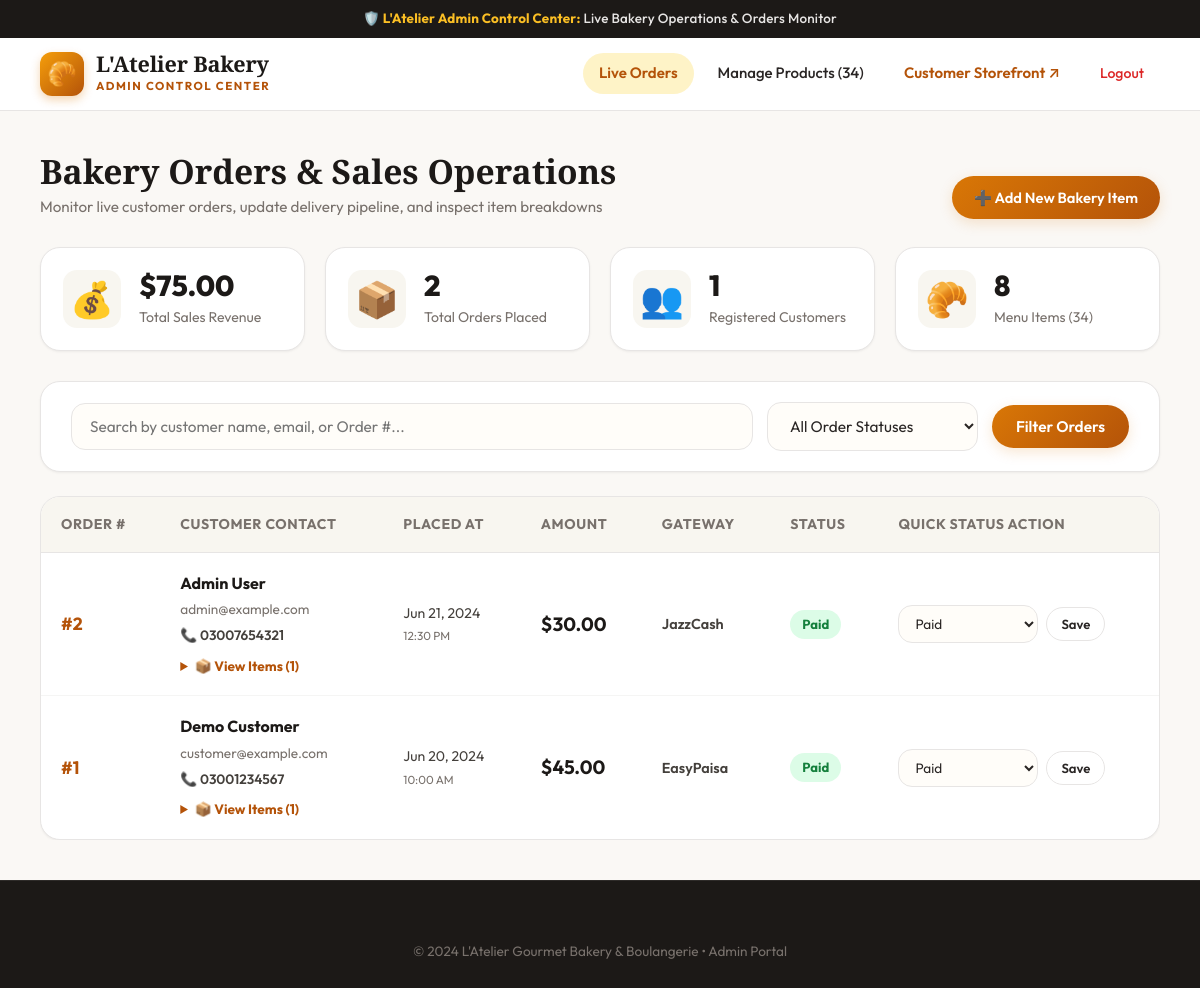
Before: /admin_dashboard.php (signed in) with the older database file.
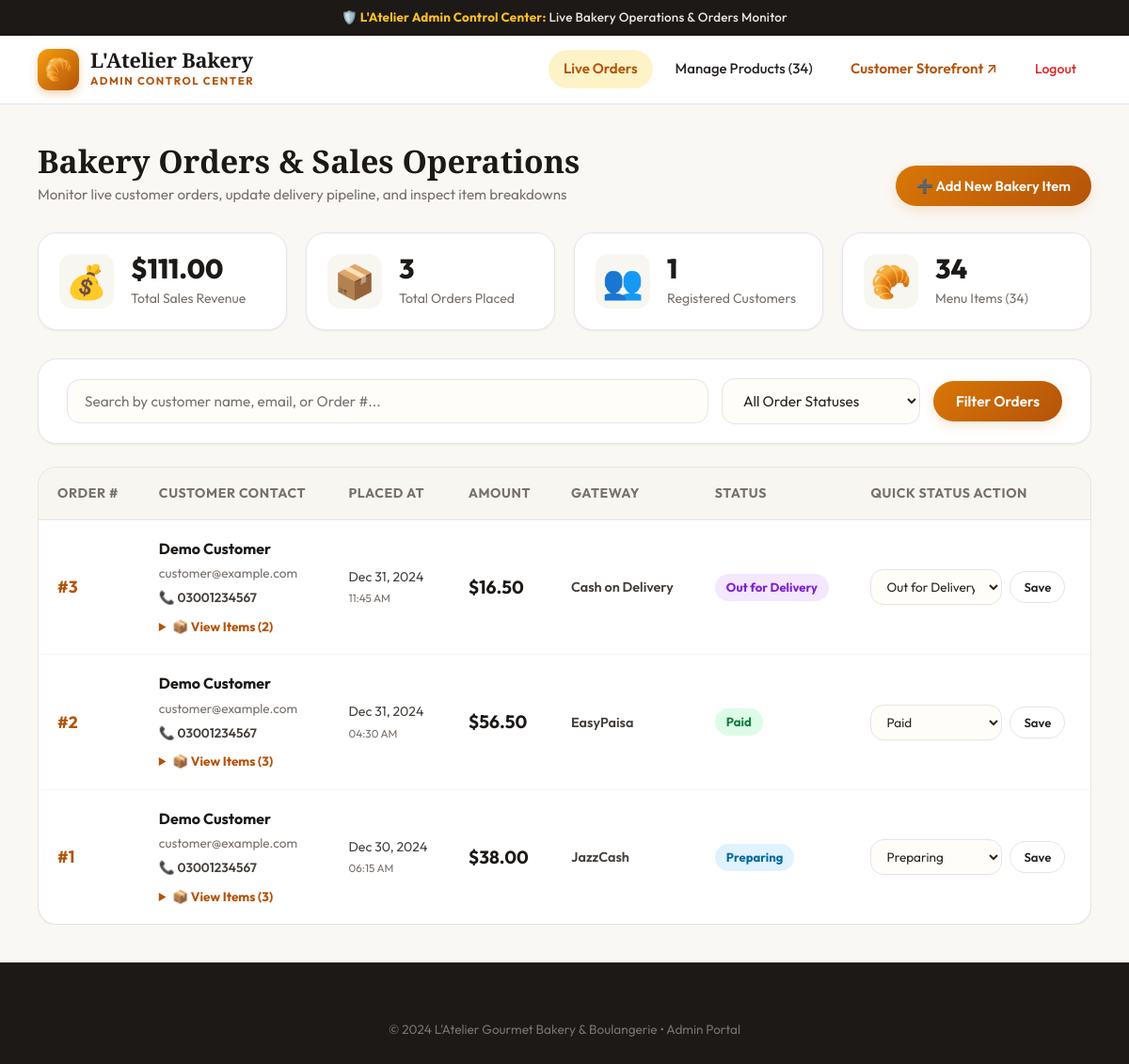
After: the same page with the newer database file.
### tables this page shows
CREATE TABLE `orders` (
  `id` int(11) NOT NULL AUTO_INCREMENT,
  `customer_id` int(11) DEFAULT NULL,
  `total_amount` decimal(10,2) DEFAULT NULL,
  `payment_method` varchar(50) DEFAULT NULL,
  `payment_status` varchar(50) DEFAULT NULL,
  `order_date` timestamp NOT NULL DEFAULT current_timestamp(),
  PRIMARY KEY (`id`),
  KEY `customer_id` (`customer_id`),
  CONSTRAINT `orders_ibfk_1` FOREIGN KEY (`customer_id`) REFERENCES `customers` (`id`)
);

CREATE TABLE `customers` (
  `id` int(11) NOT NULL AUTO_INCREMENT,
  `name` varchar(100) DEFAULT NULL,
  `email` varchar(100) DEFAULT NULL,
  `password` varchar(255) DEFAULT NULL,
  `phone` varchar(15) DEFAULT NULL,
  `reset_token` varchar(255) DEFAULT NULL,
  `role` varchar(20) NOT NULL DEFAULT 'customer',
  PRIMARY KEY (`id`),
  UNIQUE KEY `email` (`email`)
);

### admin_dashboard.php (the view, shortened to what this page needs)
<?php
$conn = getDbConnection();
$total_revenue = $conn->query("SELECT SUM(total_amount) as rev FROM orders WHERE payment_status IN ('Paid', 'Preparing', 'Out for Delivery', 'Completed')")->fetch_assoc()['rev'] ?? 0;
$total_orders = $conn->query("SELECT COUNT(*) as cnt FROM orders")->fetch_assoc()['cnt'] ?? 0;
$total_customers = $conn->query("SELECT COUNT(*) as cnt FROM customers WHERE role != 'admin'")->fetch_assoc()['cnt'] ?? 0;
$total_products = $conn->query("SELECT COUNT(*) as cnt FROM products")->fetch_assoc()['cnt'] ?? 0;
$search = trim($_GET['search'] ?? '');
$sql_orders = "SELECT orders.*, customers.name as customer_name, customers.email as customer_email, customers.phone as customer_phone
               FROM orders
               LEFT JOIN customers ON orders.customer_id = customers.id
               WHERE 1=1";
$sql_orders .= " ORDER BY orders.order_date DESC";
$orders_result = $conn->query($sql_orders);
$items_sql = "SELECT order_items.*, products.name as product_name, products.image_path, categories.name as category_name
              FROM order_items
              JOIN products ON order_items.product_id = products.id
              LEFT JOIN categories ON products.category_id = categories.id";
$items_res = $conn->query($items_sql);
$order_items_map = [];
while ($it = $items_res->fetch_assoc()) {
    $order_items_map[$it['order_id']][] = $it;
}
?>
<!DOCTYPE html>
<html lang="en">
<head>
    <link rel="stylesheet" href="style.css">
</head>
<body>
    <div class="top-announcement">
        <span>🛡️ <strong>L'Atelier Admin Control Center:</strong> Live Bakery Operations & Orders Monitor</span>
    </div>
    <nav class="navbar">
        <a href="admin_dashboard.php" class="brand-logo">
            <div class="brand-icon">🥐</div>
            <div class="brand-text-wrap">
                <span class="brand-name">L'Atelier Bakery</span>
                <span class="brand-tagline">Admin Control Center</span>
            </div>
        </a>
        <div class="nav-links">
            <a href="admin_dashboard.php" class="active">Live Orders</a>
            <a href="admin_products.php">Manage Products (34)</a>
            <a href="products.php" target="_blank" style="color:var(--primary-dark); font-weight:600;">Customer Storefront &nearr;</a>
            <a href="logout.php" class="btn-logout">Logout</a>
        </div>
    </nav>
    <div class="container" style="max-width: 1400px;">
        <div class="section-header" style="margin-bottom:28px;">
            <div>
                <h1 class="section-title">Bakery Orders & Sales Operations</h1>
                <p class="section-subtitle">Monitor live customer orders, update delivery pipeline, and inspect item breakdowns</p>
            </div>
            <a href="admin_products.php" class="btn btn-primary" style="padding:10px 22px; font-size:0.92rem;">
                ➕ Add New Bakery Item
            </a>
        </div>
        <div class="stats-grid">
            <div class="stat-card">
                <div class="stat-icon">💰</div>
                <div class="stat-info">
                    <div class="stat-value">$<?php echo number_format($total_revenue, 2); ?></div>
                    <div class="stat-label">Total Sales Revenue</div>
                </div>
            </div>
            <div class="stat-card">
                <div class="stat-icon">📦</div>
                <div class="stat-info">
                    <div class="stat-value"><?php echo (int)$total_orders; ?></div>
                    <div class="stat-label">Total Orders Placed</div>
                </div>
            </div>
            <div class="stat-card">
                <div class="stat-icon">👥</div>
                <div class="stat-info">
                    <div class="stat-value"><?php echo (int)$total_customers; ?></div>
                    <div class="stat-label">Registered Customers</div>
                </div>
            </div>
            <div class="stat-card">
                <div class="stat-icon">🥐</div>
                <div class="stat-info">
                    <div class="stat-value"><?php echo (int)$total_products; ?></div>
                    <div class="stat-label">Menu Items (34)</div>
                </div>
            </div>
        </div>
        <div class="filter-search-section" style="margin-bottom:24px;">
            <form action="admin_dashboard.php" method="GET" style="display:flex; gap:14px; flex-wrap:wrap; align-items:center;">
                <input type="text" name="search" placeholder="Search by customer name, email, or Order #..." value="<?php echo htmlspecialchars($search); ?>" class="form-control" style="flex:1; min-width:260px;">
                <select name="status" class="form-control" style="width:auto; min-width:180px;">
                    <option value="">All Order Statuses</option>
                </select>
                <button type="submit" class="btn btn-primary" style="padding:12px 24px; white-space:nowrap;">
                    Filter Orders
                </button>
            </form>
        </div>
        <?php if ($orders_result->num_rows === 0): ?>
            <div class="form-box" style="text-align:center; padding:50px 20px;">
                <div style="font-size:3rem; margin-bottom:12px;">📋</div>
                <h3>No Orders Found</h3>
                <p style="color:var(--muted);">There are no orders matching your current filter.</p>
            </div>
        <?php else: ?>
            <div style="overflow-x:auto;">
                <table class="cart-table">
                    <thead>
                        <tr>
                            <th>Order #</th>
                            <th>Customer Contact</th>
                            <th>Placed At</th>
                            <th>Amount</th>
                            <th>Gateway</th>
                            <th>Status</th>
                            <th>Quick Status Action</th>
                        </tr>
                    </thead>
                    <tbody>
                        <?php while ($ord = $orders_result->fetch_assoc()):
                            $oid = $ord['id'];
                            $status_class = str_replace(' ', '-', $ord['payment_status']);
                            $items = $order_items_map[$oid] ?? [];
                        ?>
                            <tr class="order-row">
                                <td>
                                    <strong style="color:var(--primary-dark); font-size:1.1rem;">#<?php echo $oid; ?></strong>
                                </td>
                                <td>
                                    <strong style="color:var(--espresso);"><?php echo htmlspecialchars($ord['customer_name'] ?? 'Walk-in Guest'); ?></strong><br>
                                    <span style="font-size:0.85rem; color:var(--muted);"><?php echo htmlspecialchars($ord['customer_email'] ?? ''); ?></span><br>
                                    <span style="font-size:0.85rem; color:var(--body-text); font-weight:600;">📞 <?php echo htmlspecialchars($ord['customer_phone'] ?? 'N/A'); ?></span>
                                    <details style="margin-top:8px; cursor:pointer;">
                                        <summary style="color:var(--primary-dark); font-weight:700; font-size:0.85rem;">
                                            📦 View Items (<?php echo count($items); ?>)
                                        </summary>
                                    </details>
                                </td>
                                <td style="font-size:0.88rem; color:var(--body-text);">
                                    <?php echo date('M d, Y', strtotime($ord['order_date'])); ?><br>
                                    <small style="color:var(--muted);"><?php echo date('h:i A', strtotime($ord['order_date'])); ?></small>
                                </td>
                                <td>
                                    <strong style="font-size:1.2rem; color:var(--espresso);">$<?php echo number_format($ord['total_amount'], 2); ?></strong>
                                </td>
                                <td>
                                    <span style="font-weight:600; font-size:0.9rem;"><?php echo htmlspecialchars($ord['payment_method']); ?></span>
                                </td>
                                <td>
                                    <span class="status-badge status-<?php echo htmlspecialchars($status_class); ?>">
                                        <?php echo htmlspecialchars($ord['payment_status']); ?>
                                    </span>
                                </td>
                                <td>
                                    <form action="admin_dashboard.php" method="POST" style="display:flex; gap:8px; align-items:center;">
                                        <select name="status" class="form-control" style="padding:8px 12px; font-size:0.85rem; width:140px;">
                                            <option value="Paid" <?php echo ($ord['payment_status'] === 'Paid') ? 'selected' : ''; ?>>Paid</option>
                                            <option value="Preparing" <?php echo ($ord['payment_status'] === 'Preparing') ? 'selected' : ''; ?>>Preparing</option>
                                            <option value="Out for Delivery" <?php echo ($ord['payment_status'] === 'Out for Delivery') ? 'selected' : ''; ?>>Out for Delivery</option>
                                        </select>
                                        <button type="submit" name="update_order_status" class="btn btn-secondary" style="padding:8px 14px; font-size:0.82rem;">
                                            Save
                                        </button>
                                    </form>
                                </td>
                            </tr>
                        <?php endwhile; ?>
                    </tbody>
                </table>
            </div>
        <?php endif; ?>
    </div>
    <footer>
        <div class="footer-copy">
            &copy; <?php echo date('Y'); ?> L'Atelier Gourmet Bakery & Boulangerie &bull; Admin Portal
        </div>
    </footer>
</body>
</html>

### admin_dashboard.php (style rules this page uses)
.stats-grid { display: grid; grid-template-columns: repeat(auto-fit, minmax(240px, 1fr)); gap: 20px; margin-bottom: 30px; }
.stat-card { background: #ffffff; border-radius: var(--radius-lg); padding: 22px; box-shadow: var(--shadow-sm); border: 1px solid var(--border); display: flex; align-items: center; gap: 18px; transition: var(--transition); }
.stat-icon { font-size: 2.2rem; width: 58px; height: 58px; display: flex; align-items: center; justify-content: center; background: var(--surface-alt); border-radius: var(--radius-md); flex-shrink: 0; }
.stat-info .stat-value { font-size: 1.8rem; font-weight: 800; color: var(--espresso); line-height: 1.1; }
.stat-info .stat-label { color: var(--muted); font-size: 0.88rem; margin-top: 4px; }
.status-badge { display: inline-block; padding: 4px 12px; border-radius: var(--radius-pill); font-size: 0.82rem; font-weight: 700; }
.status-Paid, .status-Completed { background: #dcfce7; color: #15803d; }
.status-Preparing { background: #e0f2fe; color: #0369a1; }
.status-Out-for-Delivery { background: #f3e8ff; color: #7e22ce; }

Changed rows visible on the page:
added orders: id "3", customer.name "Demo Customer", customer.email "customer@example.com", customer.phone "03001234567", id "2", order_date "Dec 31, 2024", order_date "11:45 AM", total_amount "16.50", payment_method "Cash on Delivery", payment_status "Out for Delivery", status "Out for Delivery"
changed orders "Paid": customer.name "Admin User" → "Demo Customer"; customer.email "admin@example.com" → "customer@example.com"; customer.phone "03007654321" → "03001234567"; id "1" → "3"; order_date "Jun 21, 2024" → "Dec 31, 2024"; order_date "12:30 PM" → "04:30 AM"; total_amount "30.00" → "56.50"; payment_method "JazzCash" → "EasyPaisa"
changed orders id 1: id "1" → "3"; order_date "Jun 20, 2024" → "Dec 30, 2024"; order_date "10:00 AM" → "06:15 AM"; total_amount "45.00" → "38.00"; payment_method "EasyPaisa" → "JazzCash"; payment_status "Paid" → "Preparing"; status "Paid" → "Preparing"
Other visible differences:
$total_revenue: "75.00" → "111.00"
$total_orders: "2" → "3"
$total_products: "8" → "34"
